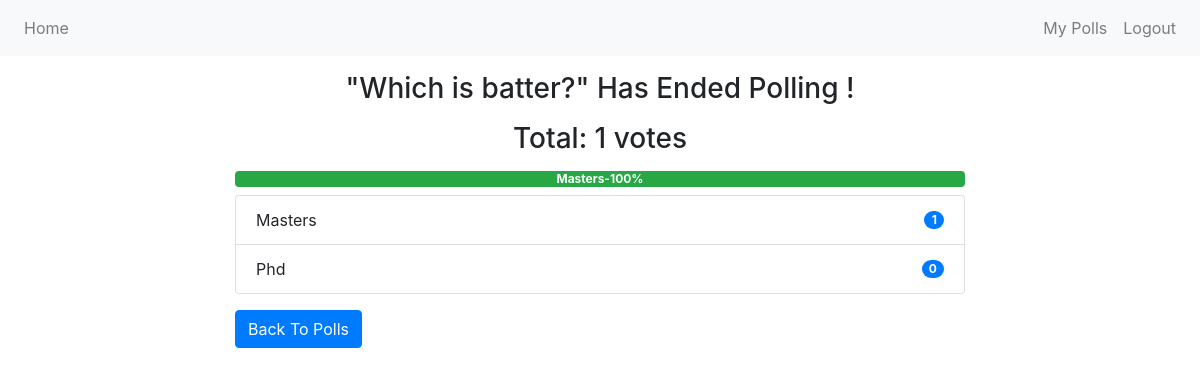
Screenshot of /poll/end/5/ (signed in) with the database file from the repository.
### poll/models.py (models this page shows, shortened)
class Poll(models.Model):
    owner = models.ForeignKey(User, on_delete=models.CASCADE)
    text = models.TextField()
    pub_date = models.DateTimeField(default=timezone.now)
    active = models.BooleanField(default=True)
    @property
    def get_vote_count(self):
        return self.vote_set.count()
    def get_result_dict(self):
        res = []
        for choice in self.choice_set.all():
            d = {}
            alert_class = ['primary', 'secondary', 'success',
                           'danger', 'dark', 'warning', 'info']
            d['alert_class'] = secrets.choice(alert_class)
            d['text'] = choice.choice_text
            d['num_votes'] = choice.get_vote_count
            if not self.get_vote_count:
                d['percentage'] = 0
            else:
                d['percentage'] = (choice.get_vote_count /
                                   self.get_vote_count)*100
            res.append(d)
        return res

class Choice(models.Model):
    poll = models.ForeignKey(Poll, on_delete=models.CASCADE)
    choice_text = models.CharField(max_length=255)
    @property
    def get_vote_count(self):
        return self.vote_set.count()

### poll/views.py (the view)
# urls.py: path('end/<int:poll_id>/', views.endpoll, name='end_poll'),
@login_required
def endpoll(request, poll_id):
    poll = get_object_or_404(Poll, pk=poll_id)
    if request.user != poll.owner:
        return redirect('index')
    if poll.active is True:
        poll.active = False
        poll.save()
        return render(request, 'poll/poll_result.html', {'poll': poll})
    else:
        return render(request, 'poll/poll_result.html', {'poll': poll})

### poll/templates/poll/poll_result.html
{% extends 'user/base.html' %}
{% block content %}
<div class="container">
    {% if messages %}
    <div class="messages">
        {% for message in messages %}
        <div {% if message.tags %} class="{{ message.tags }}" {% endif %}>{{ message }}
            <button type="button" class="close" data-dismiss="alert" aria-label="Close">
                <span aria-hidden="true">&times;</span>
            </button>
        </div>
        {% endfor %}
    </div>
    {% else %}
    <div class="row">
        <div class="col-md-8 offset-sm-2">
            {% if poll.active %}
            <h3 class="mt-3 mb-3 text-center">Result for: {{ poll.text }}</h3>
            {% else %}
            <h3 class="mt-3 mb-3 text-center">"{{ poll.text }}" Has Ended Polling !</h3>
            {% endif %}
            <h3 class="mb-2 text-center">Total: {{ poll.get_vote_count }} votes</h3>
            <div class="progress mt-3 mb-2">
                {% for choice in poll.get_result_dict %}
                <div class="progress-bar bg-{{ choice.alert_class }}" role="progressbar" style="width: {{ choice.percentage }}%;"
                    aria-valuenow="30" aria-valuemin="0" aria-valuemax="100"><b>
                        {{choice.text|truncatewords:2}}-{{choice.percentage|floatformat}}%</b>
                </div>
                {% endfor %}
            </div>
            <ul class="list-group">
                {% for choice in poll.choice_set.all %}
                <li class="list-group-item d-flex justify-content-between align-items-center">
                    {{ choice.choice_text }}
                    <span class="badge badge-primary badge-pill">{{ choice.get_vote_count }}</span>
                </li>
                {% endfor %}
            </ul>
            {% endif %}
            <a class="btn btn-primary mt-3" href="{% url 'index' %}" role="button">Back To Polls</a>
        </div>
    </div>
</div>
{% endblock content %}

### rows the page displays
Poll: text "Which is batter?", get_vote_count "1"
Choice: text "Masters", choice_text "Masters", get_vote_count "1"
Choice: choice_text "Phd", get_vote_count "0"

### other values shown
{{ choice.percentage|floatformat }} "100"
